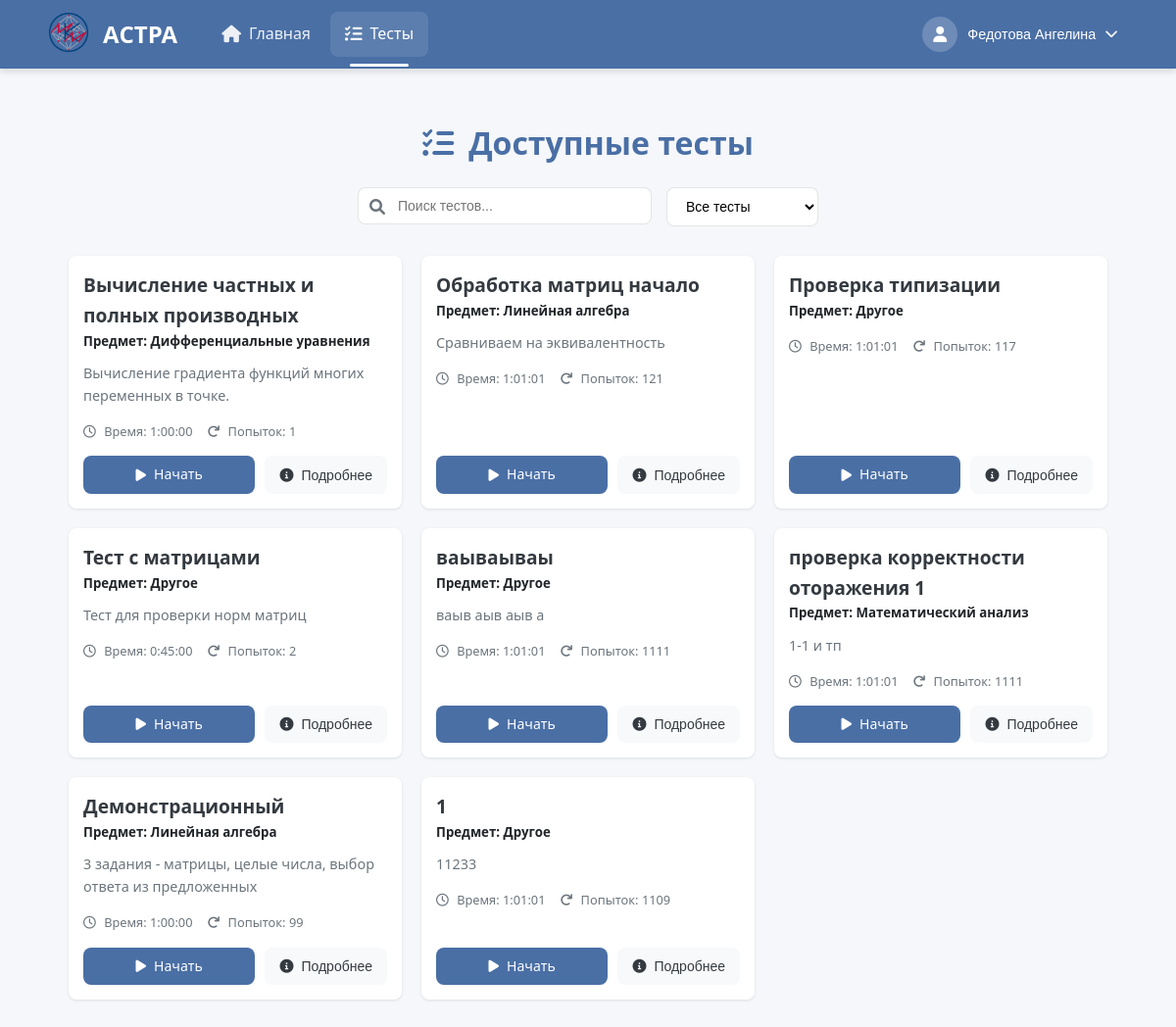
/TestsSolving/ (signed in), run on an earlier commit of the app's database.
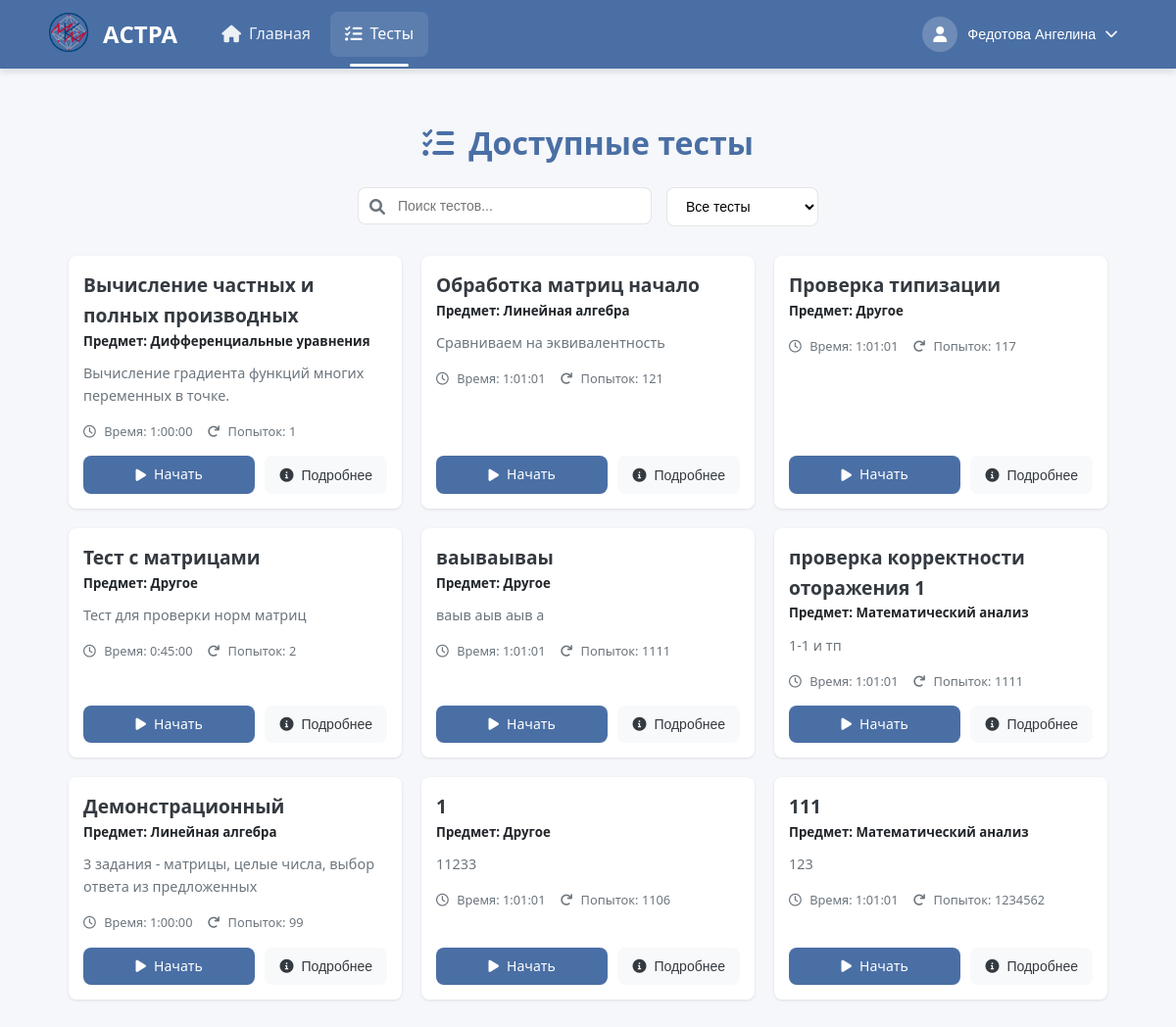
And on a later commit of the database.
### create_tests/models.py (models this page shows, shortened)
class AboutTest(models.Model):
    objects = None
    name_tests = models.CharField(max_length=255, blank=False)  # Название теста
    creator = models.ForeignKey(TeacherData, on_delete=models.PROTECT, null=True, blank=True,
                                related_name='created_tests')  # Создатель теста
    time_to_solution = models.DurationField(default=timedelta(hours=1, minutes=30))
    name_slug_tests = models.SlugField(max_length=255, unique=True, db_index=True, verbose_name="URL")  # Слаг имени
    num_of_attempts = models.IntegerField(blank=True, default=1)  # Количество попыток для решения
    type_of_result = models.IntegerField(blank=True, default=1)  # Тип возвращаемого результата
    description = models.CharField(max_length=150, default="", blank=True)
    is_published = models.IntegerField(default=0)
    is_done = models.IntegerField(default=1)
    is_draft = models.BooleanField(default=False)
    subj = models.ForeignKey(Subjects,
                             on_delete=models.PROTECT,
                             default=1)
    expressions = models.ManyToManyField(AboutExpressions)
    task_groups = models.ManyToManyField(TaskGroup, blank=True)  # Новые группы заданий

class Subjects(models.Model):
    name = models.CharField(max_length=100, unique=True, default="Другое")
    def __str__(self):
        return self.name

### solving_tests/views.py (the view)
# urls.py: path('', views.list_test, name='list_test'),
@login_required
@role_required(['student', 'admin'])
def list_test(request):
    user = request.user
    try:
        student = StudentData.objects.get(data_map=user)
        student_group = student.group
        all_tests = AboutTest.objects.filter(publishedgroup__group_name=student_group).distinct()
        tests_with_attempts = []
        for test in all_tests:
            attempts = StudentResult.objects.filter(student=user, test=test).count()
            if attempts < test.num_of_attempts:
                tests_with_attempts.append({
                    'test': test,
                    'remaining_attempts': test.num_of_attempts - attempts
                })
    except StudentData.DoesNotExist:
        tests_with_attempts = []
    return render(request, 'solving_tests/test_selection.html', {
        'tests': tests_with_attempts
    })

### users/context_processors.py (called while the page is built)
def user_role(request):
    if request.user.is_authenticated:
        return {'user_role': request.user.role}
    return {}

### users/models.py (called while the page is built)
    def get_full_name(self):
        if self.role == 'student' and hasattr(self, 'studentdata'):
            return f"{self.studentdata.last_name} {self.studentdata.first_name}"
        elif self.role == 'teacher' and hasattr(self, 'teacherdata'):
            return f"{self.teacherdata.last_name} {self.teacherdata.first_name}"
        return self.email

    def get_photo_url(self):
        if self.role == 'student' and hasattr(self, 'studentdata') and self.studentdata.photo:
            return self.studentdata.photo.url
        elif self.role == 'teacher' and hasattr(self, 'teacherdata') and self.teacherdata.photo:
            return self.teacherdata.photo.url
        return None

### solving_tests/templates/solving_tests/test_selection.html (shortened to what this page needs)
{% extends 'solving_tests/header.html' %}
{% load static %}
{% block extra_css %}
    <link rel="stylesheet" href="{% static 'css/test_selection.css' %}">
    <link rel="stylesheet" href="{% static 'libs/fontawesome/css/all.min.css' %}">
{% endblock %}
{% block content %}
<div class="test-selection-container">
    <div class="page-header">
        <h1><i class="fas fa-tasks"></i> Доступные тесты</h1>
        <div class="search-filter">
            <div class="search-box">
                <i class="fas fa-search"></i>
                <input type="text" id="testSearch" placeholder="Поиск тестов...">
            </div>
            <div class="filter-box">
                <select id="testFilter">
                    <option value="all">Все тесты</option>
                </select>
            </div>
        </div>
    </div>
    <div class="tests-grid">
        {% for item in tests %}
            {% with test=item.test %}
                <div class="test-card" data-id="{{ test.id }}" data-completed="{% if test.completed %}true{% else %}false{% endif %}" data-new="{% if test.is_new %}true{% else %}false{% endif %}">
                    <div class="test-body">
                        <h3 class="test-title">
                            <a href="{% url 'solving_tests:some_test_for_student' slug_name=test.name_slug_tests %}">{{ test.name_tests }}</a>
                        </h3>
                        <h5>Предмет: {{ test.subj }}</h5>
                        {% if test.description %}
                            <p class="test-description">{{ test.description|truncatechars:150 }}</p>
                        {% endif %}
                        <div class="test-meta">
                            <span><i class="far fa-clock"></i> Время: {{ test.time_to_solution }}</span>
                            <span><i class="fas fa-redo"></i>
                                {% if test.num_of_attempts == 0 %}
                                    Количество попыток не ограниченно
                                {% else %}
                                    Попыток: {{ item.remaining_attempts }}
                                {% endif %}
                            </span>
                        </div>
                    </div>
                    <div class="test-footer">
                        <a href="{% url 'solving_tests:some_test_for_student' slug_name=test.name_slug_tests %}" class="btn start-btn">
                            {% if test.completed %}
                            <i class="fas fa-redo"></i> Повторить
                            {% else %}
                            <i class="fas fa-play"></i> Начать
                            {% endif %}
                        </a>
                        <button class="btn info-btn" data-test-id="{{ test.id }}">
                            <i class="fas fa-info-circle"></i> Подробнее
                        </button>
                    </div>
                </div>
            {% endwith %}
        {% empty %}
            <div class="empty-state">
                <i class="fas fa-tasks fa-3x"></i>
                <h3>Нет доступных тестов</h3>
                <p>В настоящее время для вас нет доступных тестов.</p>
            </div>
        {% endfor %}
    </div>
</div>
{% endblock %}

What changed in the data, as far as the page shows it:
computed for AboutTest (number 8 of 9 on the later page): remaining_attempts "1109" → "1106"
added AboutTest: test.name_tests "111", test.subj "Математический анализ", test.description "123", test.time_to_solution "1:01:01", remaining_attempts "1234562"
